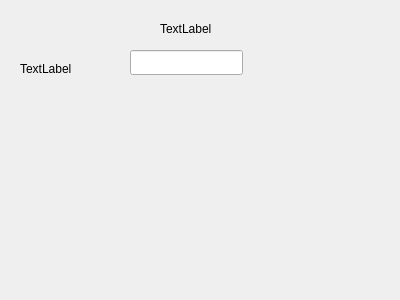
<?xml version="1.0" encoding="UTF-8"?>
<ui version="4.0">
 <class>Dialog</class>
 <widget class="QDialog" name="Dialog">
  <property name="geometry">
   <rect>
    <x>0</x>
    <y>0</y>
    <width>400</width>
    <height>300</height>
   </rect>
  </property>
  <property name="windowTitle">
   <string>Dialog</string>
  </property>
  <widget class="QLabel" name="label">
   <property name="geometry">
    <rect>
     <x>160</x>
     <y>20</y>
     <width>67</width>
     <height>17</height>
    </rect>
   </property>
   <property name="text">
    <string>TextLabel</string>
   </property>
  </widget>
  <widget class="QLabel" name="label_2">
   <property name="geometry">
    <rect>
     <x>20</x>
     <y>60</y>
     <width>67</width>
     <height>17</height>
    </rect>
   </property>
   <property name="text">
    <string>TextLabel</string>
   </property>
  </widget>
  <widget class="QLineEdit" name="lineEdit">
   <property name="geometry">
    <rect>
     <x>130</x>
     <y>50</y>
     <width>113</width>
     <height>25</height>
    </rect>
   </property>
  </widget>
 </widget>
 <resources/>
 <connections/>
</ui>
